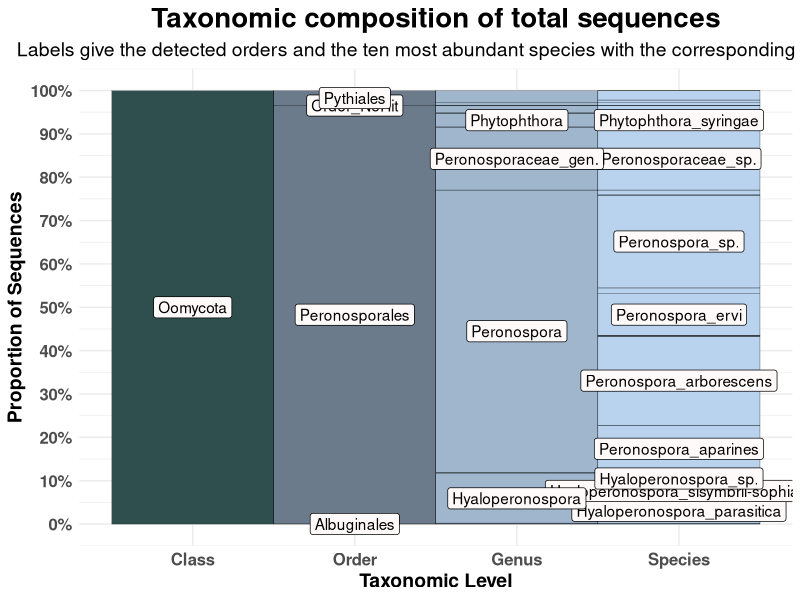

Here is the R script that generated this plot: (Note: this script raises an error after producing the figure.)
## ---- chunk 1
knitr::opts_chunk$set(echo = TRUE)
## ---- chunk 2
rm(list = ls())

library(magrittr)
library(ggplot2)
library(igraph)
library(ggraph)
library(plyr)
library(ggpubr)


TAX = as.data.frame(read.csv("../00_Data/Oomycota/04_Oomycota_filtered_NCBI-nt_blasted_sorted_BestHit_TaxonomyTable_Oomycetes_sequences_vsearch-ITS1-BestHit_AnnotationRefined_NoPipe.tsv", 
                    header = F, 
                    sep = "\t", 
                    stringsAsFactors = T))
OTU_Table = as.data.frame(read.csv("../00_Data/Oomycota/05_Oomycota_OTU_Table_new_min-freq-20617_min-feat-5_transposed_withMetadata.tsv", 
                     header = T, 
                     sep = "\t", 
                     stringsAsFactors = T))

SampleMetadata = OTU_Table[,1:5]
OTU_Table = OTU_Table[,6:ncol(OTU_Table)]

Abundances = colSums(OTU_Table)
TAX = cbind(TAX, Abundances)

colnames(TAX) = c("OTU_Number", "Order", "Family", "Genus", "Species", "Reference", "PercentID", "Abundance")
TAX$OTU_ID = paste0("OTU", TAX$OTU_Number, "_", TAX$Species)
TAX$Class = "Oomycota"


# aggregate same species and sum their abundance
TAX_aggregated = ddply(TAX, "Species", numcolwise(sum))
# skip the family because it's quite redundant with the order
TAX = subset(TAX, select = c("Class", "Order", "Genus", "Species"))
TAX = TAX[order(TAX[,"Species"]),]
TAX_tmp0 = cbind.data.frame(Node1 = TAX$Class, Node.2 = TAX$Order)
TAX_tmp1 = cbind.data.frame(Node1 = TAX$Order, Node.2 = TAX$Genus)
#TAX_tmp2 = cbind.data.frame(Node1 = TAX$Family, Node.2 = TAX$Genus)
TAX_tmp3 = cbind.data.frame(Node1 = TAX$Genus, Node.2 = TAX$Species)
TAX_nodes = cbind.data.frame(Node1 = TAX_aggregated$Species, size = TAX_aggregated$Abundance)
# Here we extract the "non-leaf" levels, like Order and Genus
# then we set their abundance to 0
Others = cbind.data.frame(Node1 = c(as.character(TAX$Class), 
                                    as.character(TAX$Order), 
                                    #as.character(TAX$Family), 
                                    as.character(TAX$Genus)), 
                          size = 0) %>% unique()
Others$size = as.numeric(Others$size)
TAX_nodes = rbind(Others, TAX_nodes)
TAX_tree = rbind(TAX_tmp0, 
                 TAX_tmp1, 
                 #TAX_tmp2, 
                 TAX_tmp3)
TAX_nodes$size = as.numeric(TAX_nodes$size)
## ---- chunk 3
edges = as.data.frame(TAX_tree)
vertices = as.data.frame(TAX_nodes)
vertices$size = as.numeric(vertices$size)
# mask species labels to plot only higher taxonomic labels
# like Order, Family and Genus
vertices$BaseHits = ifelse(vertices$size != 0, 
                           NA, 
                           as.character(vertices$Node1))
vertices$BaseHitsMasked = ifelse(grepl("NoHit", vertices$BaseHits), 
                                 "NoHit", 
                                 vertices$BaseHits)
# Here we look for the ten most abundant species
vertices$TopHits = ifelse(vertices$size %in% seq(from = 0, to = 44000, by = 1), 
                          NA, 
                          as.character(vertices$Node1))
vertices$TopHitsMasked = 
  ifelse(grepl("NoHit", vertices$TopHits), 
         paste0(lapply(strsplit(as.character(vertices$TopHits), "_"), `[[`, 1), "_sp."), 
         vertices$TopHits)
vertices$TopHitsMasked = 
  ifelse(grepl("_cf", vertices$TopHits), 
         paste0(lapply(strsplit(as.character(vertices$TopHits), "_"), `[[`, 1), "_sp."), 
         vertices$TopHitsMasked)
# get the genera from the top hits
vertices$TopHitsGenera = ifelse(vertices$Node1 %in% (edges$Node1[edges$Node.2 %in% vertices$TopHits] %>% unique()), 
                                as.character(vertices$Node1), 
                                NA)
vertices$TopHitsGeneraMasked = ifelse(grepl("NoHit", vertices$TopHitsGenera), 
                                      paste0(lapply(strsplit(as.character(vertices$TopHitsGenera), 
                                                       "_Genus_NoHit"), `[[`, 1), "_gen."), 
                                vertices$TopHitsGenera)
# get the order
vertices$Order = c("Oomycota", ifelse(vertices$Node1 %in% TAX$Order, 
                        as.character(vertices$Node1), 
                        NA)[2:length(vertices$Node1)])
vertices$size = as.numeric(vertices$size)
graph = graph_from_data_frame(edges, vertices = vertices, directed = T)
set.seed(1)
## ---- chunk 4
g = ggraph(graph, 'partition', circular = F, weight = size) + 
  geom_node_tile(aes(fill = as.factor(depth)), show.legend = F) +
  theme_minimal() +
  scale_fill_manual(values = c("darkslategray", "slategray4", 
                               "slategray3", "slategray2")) +
  # order labels
  geom_node_label(aes(x = x, y = y, label = vertices$Order), 
                 #angle = node_angle(x, y) + ifelse(x > 0, 90, -90)), 
            hjust = 0.5, vjust = 0.5, repel = F, 
            fill = "snow1") + 
  # Top 10 abundant taxa
  geom_node_label(aes(x = x, y = y, label = vertices$TopHitsMasked), 
                 #angle = node_angle(x, y) + ifelse(x > 0, 90, -90)), 
            hjust = 0.5, vjust = 0.5, repel = F, 
            fill = "snow1") +
  # Corresponding Genus
  geom_node_label(aes(x = x, y = y, label = vertices$TopHitsGeneraMasked), 
                 #angle = node_angle(x, y) + ifelse(x > 0, 90, -90)), 
            hjust = 0.5, vjust = 0.5, repel = F, 
            fill = "snow1")
# Get the maximum x value, this will be used to convert the axis to percent
Maxlabel = max(g$data$width)
g = g +
  scale_x_continuous(labels = function(x) paste0(round(x/Maxlabel*100,1), "%"), 
                     breaks = seq(from = 0, to = Maxlabel, length.out = 11)) +
  scale_y_continuous(breaks = c(1.5, 2.5, 3.5, 4.5),
                     minor_breaks = NULL, 
                     labels = c("Class", "Order", "Genus", "Species")) +
  labs(x = "Proportion of Sequences", 
       y = "Taxonomic Level", 
       title = "Taxonomic composition of total sequences", 
       subtitle = "Labels give the detected orders and the ten most abundant species with the corresponding genus") + 
  coord_flip() + 
  theme(axis.text=element_text(size=12, face = "bold"), 
        axis.title=element_text(size=14, face = "bold"), 
        plot.title = element_text(size = 20, face = "bold", hjust = 0.5), 
        plot.subtitle = element_text(size = 14, hjust = 0.5))

g
## ---- chunk 5
TAX_cerco = read.csv("../00_Data/Cercozoa/04_Cercozoa_OTU_ContingencyTable_filtered_sequences_NCBI-nt_blasted_sorted_BestHit_TaxonomyTable_Cercozoa_sequences_vsearch-V4-BestHit_AnnotationRefined_noPipe.tsv", 
                    header = F, 
                    sep = "\t", 
                    stringsAsFactors = T)
OTU_Table_cerco = as.data.frame(read.csv("../00_Data/Cercozoa/05_Cercozoa_OTU_Table_min-freq-16922_min-feat-5_transposed_withMetadata.tsv", 
                     header = T, 
                     sep = "\t", 
                     stringsAsFactors = T))

SampleMetadata_Cerco = OTU_Table_cerco[,1:5]
OTU_Table_cerco = OTU_Table_cerco[,6:ncol(OTU_Table_cerco)]

Abundances = colSums(OTU_Table_cerco)
TAX_cerco = cbind(TAX_cerco, Abundances)

colnames(TAX_cerco) = c("OTU_Number", "Order", "Family", "Genus", "Species", "Reference", "PercentID", "Abundance")
TAX_cerco$OTU_ID = paste0("OTU", TAX_cerco$OTU_Number, "_", TAX_cerco$Species)
TAX_cerco$Class = "Cercozoa"
Species_cerco = TAX_cerco$Species

# aggregate same species and sum their abundance
TAX_cerco_aggregated = ddply(TAX_cerco, "Species_cerco", numcolwise(sum))
colnames(TAX_cerco_aggregated) = c("Species", "OTU_Number", "PercentID", "Abundance")
# skip the family because it's quite redundant with the order
TAX_cerco = subset(TAX_cerco, select = c("Class", "Order", "Genus", "Species"))
TAX_cerco = TAX_cerco[order(TAX_cerco[,"Species"]),]

TAX_cerco_tmp0 = cbind.data.frame(Node1 = TAX_cerco$Class, Node.2 = TAX_cerco$Order)
TAX_cerco_tmp1 = cbind.data.frame(Node1 = TAX_cerco$Order, Node.2 = TAX_cerco$Genus)
#TAX_cerco_tmp2 = cbind.data.frame(Node1 = TAX_cerco$Family, Node.2 = TAX_cerco$Genus)
TAX_cerco_tmp3 = cbind.data.frame(Node1 = TAX_cerco$Genus, Node.2 = TAX_cerco$Species)
TAX_cerco_nodes = cbind.data.frame(Node1 = TAX_cerco_aggregated$Species, size = TAX_cerco_aggregated$Abundance)
Others_cerco = cbind.data.frame(Node1 = c(as.character(TAX_cerco$Class), 
                                    as.character(TAX_cerco$Order), 
                                    #as.character(TAX_cerco$Family), 
                                    as.character(TAX_cerco$Genus)), 
                          size = 0) %>% unique()

Others_cerco$size = as.numeric(Others_cerco$size)
TAX_cerco_nodes = rbind(Others_cerco, TAX_cerco_nodes)
TAX_cerco_tree = rbind(TAX_cerco_tmp0, 
                 TAX_cerco_tmp1, 
                 #TAX_cerco_tmp2, 
                 TAX_cerco_tmp3)
TAX_cerco_nodes$size = as.numeric(TAX_cerco_nodes$size)

edges_cerco = as.data.frame(TAX_cerco_tree)
vertices_cerco = as.data.frame(TAX_cerco_nodes)
vertices_cerco$size = as.numeric(vertices_cerco$size)

# mask species labels to plot only higher TAX_cercoonomic labels
vertices_cerco$BaseHits = ifelse(vertices_cerco$size != 0, 
                           NA, 
                           as.character(vertices_cerco$Node1))
vertices_cerco$BaseHitsMasked = ifelse(grepl("NoHit", vertices_cerco$BaseHits), 
                                 "NoHit", 
                                 vertices_cerco$BaseHits)
vertices_cerco$TopHits = ifelse(vertices_cerco$size %in% seq(from = 0, to = 10000, by = 1), 
                          NA, 
                          as.character(vertices_cerco$Node1))
vertices_cerco$TopHitsMasked = ifelse(grepl("NoHit", vertices_cerco$TopHits), 
                                paste0(lapply(strsplit(as.character(vertices_cerco$TopHits), 
                                                       "_"), `[[`, 1), "_sp."), 
                                vertices_cerco$TopHits)

# get the genera from the top hits
vertices_cerco$TopHitsGenera = ifelse(vertices_cerco$Node1 %in% (edges_cerco$Node1[edges_cerco$Node.2 %in% vertices_cerco$TopHits] %>% unique()), 
                                as.character(vertices_cerco$Node1), 
                                NA)
vertices_cerco$TopHitsGeneraMasked = ifelse(grepl("NoHit", vertices_cerco$TopHitsGenera), 
                                      paste0(lapply(strsplit(as.character(vertices_cerco$TopHitsGenera), 
                                                       "_Genus_NoHit"), `[[`, 1), "_gen."), 
                                vertices_cerco$TopHitsGenera)

# get the order
vertices_cerco$Order = c("Cercozoa", ifelse(vertices_cerco$Node1 %in% TAX_cerco$Order, 
                        as.character(vertices_cerco$Node1), 
                        NA)[2:length(vertices_cerco$Node1)])

graph_cerco = graph_from_data_frame(edges_cerco, vertices = vertices_cerco, directed = T)
set.seed(1)

g_cerco = ggraph(graph_cerco, 'partition', circular = F, weight = size) + 
  geom_node_tile(aes(fill = as.factor(depth)), show.legend = F) +
  theme_minimal() +
  scale_fill_viridis_d(option = "magma", begin = 0.3) +
                     #values = c("indianred4", "#fb6a4a", 
                      #         "#fcae91", "#fee5d9")) +
  # order labels
  geom_node_label(aes(x = x, y = y, label = vertices_cerco$Order), 
                 #angle = node_angle(x, y) + ifelse(x > 0, 90, -90)), 
            hjust = 0.5, vjust = 0.5, repel = F, 
            fill = "snow1") + 
  # Top 10 abundant TAX_cercoa
  geom_node_label(aes(x = x, y = y, label = vertices_cerco$TopHitsMasked), 
                 #angle = node_angle(x, y) + ifelse(x > 0, 90, -90)), 
            hjust = 0.5, vjust = 0.5, repel = F, 
            fill = "snow1") +
  # Corresponding Genus
  geom_node_label(aes(x = x, y = y, label = vertices_cerco$TopHitsGeneraMasked), 
                 #angle = node_angle(x, y) + ifelse(x > 0, 90, -90)), 
            hjust = 0.5, vjust = 0.5, repel = F, 
            fill = "snow1")

# Get the maximum x value, this will be used to convert the axis to percent
Maxlabel_cerco = max(g_cerco$data$width)

g_cerco = g_cerco +
  scale_x_continuous(labels = function(x) paste0(round(x/Maxlabel_cerco*100,1), "%"), 
                     breaks = seq(from = 0, to = Maxlabel_cerco, length.out = 11)) +
  scale_y_continuous(breaks = c(1.5, 2.5, 3.5, 4.5),
                     minor_breaks = NULL, 
                     labels = c("Class", "Order", "Genus", "Species")) +
  labs(x = "Proportion of Sequences", 
       y = "Taxonomic Level", 
       title = "Taxonomic composition of total sequences", 
       subtitle = "Labels give the detected orders and the ten most abundant species with the corresponding genus") + 
  coord_flip() + 
  theme(axis.text=element_text(size=12, face = "bold"), 
        axis.title=element_text(size=14, face = "bold"), 
        plot.title = element_text(size = 20, face = "bold", hjust = 0.5), 
        plot.subtitle = element_text(size = 14, hjust = 0.5))

g_cerco
## ---- chunk 6
g$labels$title = NULL
g_cerco$labels$title = NULL
g$labels$subtitle = NULL
g_cerco$labels$subtitle = NULL

combi = ggarrange(g_cerco, g, 
                  labels = c("A", "B"), 
                  ncol = 1, nrow = 2) #%>%
  #annotate_figure(fig.lab = "Figure X", fig.lab.face = "bold", 
  #                fig.lab.size = 18, 
  #                top = text_grob("Non-metric multidimensional scaling", 
  #                                face = "bold", size = 20))
#ggsave("NMDSCombined.tif", plot = combi, 
#       device = "tiff", dpi = 600, width = 28, height = 11, 
#       units = "cm")
ggsave("AirSampler_TaxonomicCompositionCombined.png", plot = combi, 
       device = "png", dpi = 300, width = 20, height = 20, 
       units = "cm")
ggsave("AirSampler_TaxonomicCompositionCombined.pdf", plot = combi, 
       device = "pdf", dpi = 300, width = 20, height = 20, 
       units = "cm")

combi
